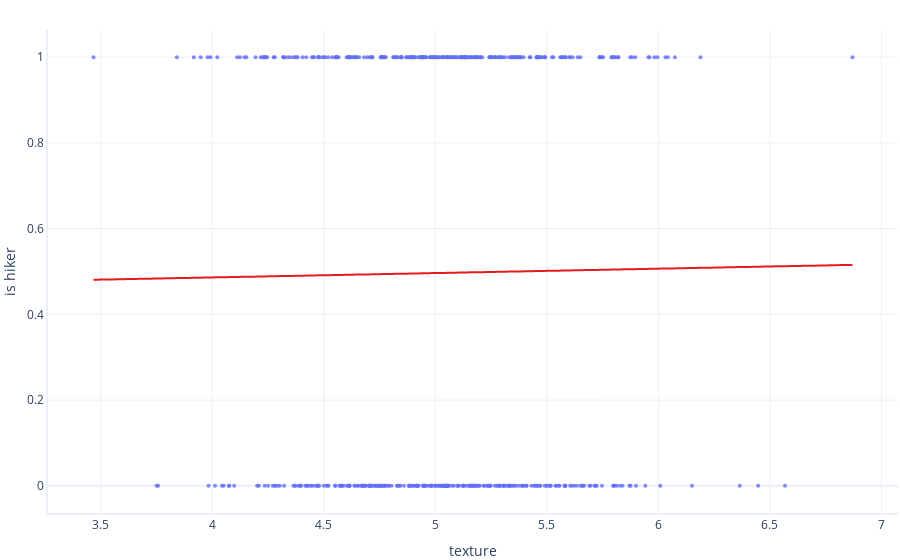

Notebook code for this chart:
### Code cell
import statsmodels.api

# This is a helper method that reformats the data to be compatible
# with this particular logistic regression model 
prep_data = lambda x:  numpy.column_stack((numpy.full(x.shape, 1), x))

# Train a logistic regression model to predict hiker based on texture
model = statsmodels.api.Logit(train.is_hiker, prep_data(train.texture)).fit()

# Plot the model
graphing.scatter_2D(test, label_x="texture", label_y="is_hiker", trendline=lambda x: model.predict(prep_data(x)))
